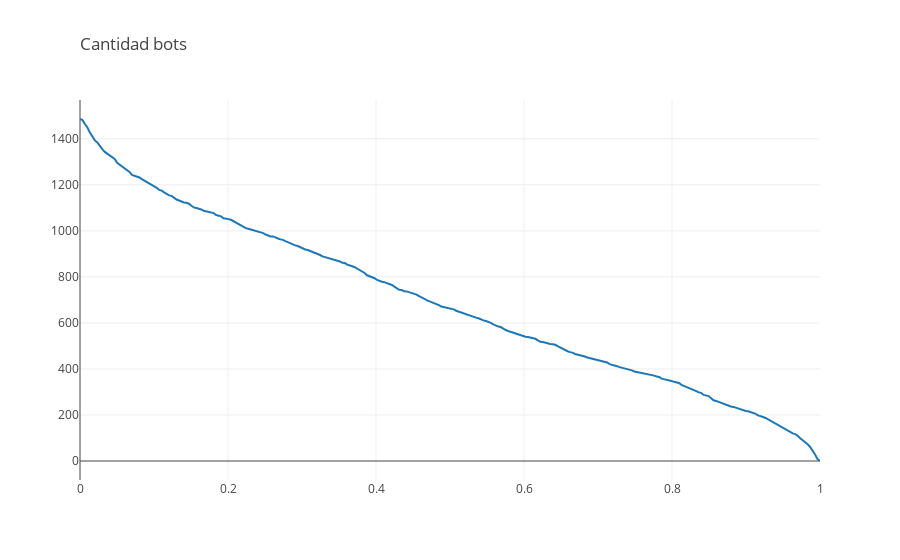

Here is the notebook cell this chart was saved with:
### Code cell
yval = []
xval = np.linspace(0,1, 300)
for i in xval:
    cantUsuarios = len(usuarios_prob[usuarios_prob['Prob_Bot']>i])
    yval.append(cantUsuarios)
trace1 = go.Scatter(
    name='Inscriptos',
    x=xval,
    y=yval,
#     line={
#         'shape': 'spline',
#         'smoothing': 0.7,
#     }
)
layout = go.Layout(
    title=go.layout.Title(
        text='Cantidad bots',
        xref='paper',
        x=0
    ),
)
fig = go.Figure(data=[trace1], layout=layout)
print(len(usuarios_prob))
iplot(fig)

### Figure 1 — Plotly figure (JSON) as saved in the notebook; plotly's stock layout.template omitted (floating-point values rounded to 4 significant figures; data arrays with more than 128 entries replaced by an {"elided": "..."} marker saying what was removed)
{"data": [{"name": "Inscriptos", "type": "scatter", "uid": "00c1b8f9-e9dc-4d39-882f-e636459c653d", "x": {"elided": "300 float values"}, "y": {"elided": "300 int values"}}], "layout": {"title": {"text": "Cantidad bots", "x": 0, "xref": "paper"}}}
